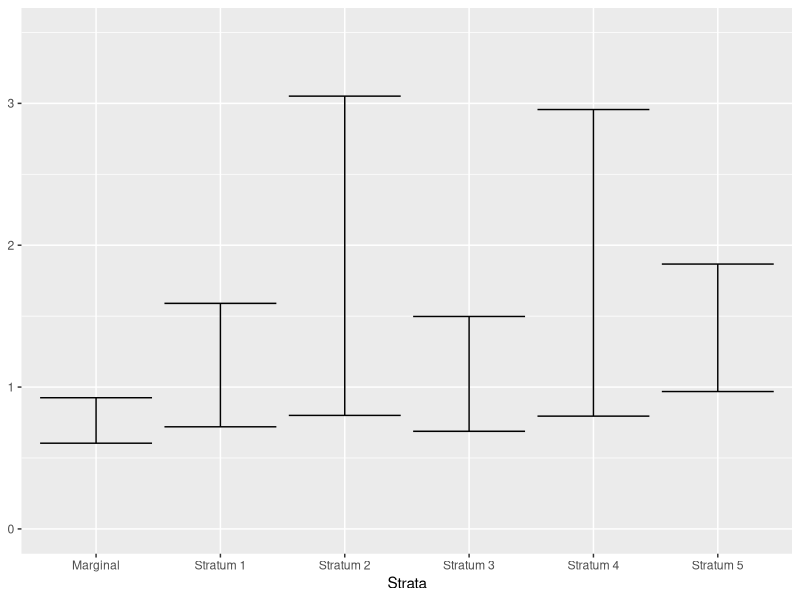

The R source for this figure:
## ---- chunk 1
knitr::opts_chunk$set(echo = TRUE)
## ---- chunk 2
library(dplyr)
library(ggplot2)
library(tidyverse)
un_est <- function(a, b, c, d) {
  
  n1= a + c
  n2 = b + d
  m1 = a + b
  m2 = c + d
  
  p1 = a/(a+c)
  p2 = b/(b+d)
  RD = p1 - p2
  RR = p1/p2
  OR = (p1/(1-p1))/(p2/(1-p2))
  
  log.RR = log(RR)
  log.OR = log(OR)
  
  var.RD = (p1 * (1 - p1))/n1 + (p2 * (1-p2))/n1
  var.logRR = 1/a - 1/n1 + 1/b + 1/n2
  var.logOR = 1/a + 1/b + 1/c + 1/d
  
  CI.RD = c(RD - 1.96 * sqrt(var.RD), RD + 1.96 * sqrt(var.RD))
  CI.logRR = c(log.RR - 1.96 * sqrt(var.logRR), 
               log.RR + 1.96 * sqrt(var.logRR))
  CI.logOR = c(log.OR - 1.96 * sqrt(var.logOR),
               log.OR + 1.96 * sqrt(var.logOR))
  CI.RR = exp(CI.logRR)
  CI.OR = exp(CI.logOR)
  
  
  return(list(
    RD=RD, 
    RR=RR, 
    OR=OR,
    log.RR=log.RR,
    log.OR=log.OR,
    var.RD=var.RD,
    var.logRR=var.logRR,
    var.logOR=var.logOR,
    CI.RD=CI.RD,
    CI.RR=CI.RR,
    CI.OR=CI.OR
  ))
}

## Stratum 1
res.str1 <- un_est(18, 162, 25, 252)
## Stratum 2
res.str2 <- un_est(12, 26, 123, 431)
## Stratum 3
res.str3 <- un_est(27, 121, 104, 475)
## Stratum 4
res.str4 <- un_est(7, 21, 3, 25)
## Stratum 5
res.str5 <- un_est(14, 353, 7, 359)
## Marginal
a <- c(18, 12, 27, 7, 14)
b <- c(162, 26, 121, 21, 353)
c <- c(25, 123, 104, 3, 7)
d <- c(252, 431, 475, 25, 359)
a <- sum(a)
b <- sum(b)
c <- sum(c)
d <- sum(d)
res.mar <- un_est(a, b, c, d)

df <- tibble(res.str1$CI.RR, res.str2$CI.RR, res.str3$CI.RR, res.str4$CI.RR, res.str5$CI.RR, res.mar$CI.RR)
df <- t(df)
df <- as.data.frame(df)
colnames(df) <- c("lower", "upper")
rownames(df) <- c("Stratum 1", "Stratum 2", "Stratum 3", "Stratum 4", "Stratum 5", "Marginal")
df <- rownames_to_column(df) 
df <- rename(df, c("Strata" = "rowname"))
## ---- chunk 3
## Plot RR CI unadjusted
ggplot(df, aes(x=Strata)) +
  geom_errorbar(aes(ymin = lower, ymax = upper)) +
  scale_y_continuous(limits = c(0, 3.5))
